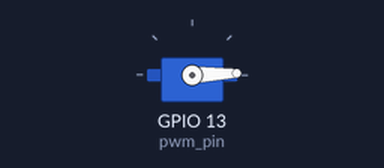
Bench run of a program on a simulated Raspberry Pi (BCM pin numbers). Shown: servo. Servo angles are drawn from the pulse width (0.5 ms = 0°, 2.5 ms = 180°); what the program prints to the terminal is not drawn.

Above: at 0.05 s.
At 1.8 s:
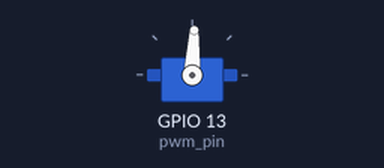
At 3.55 s:
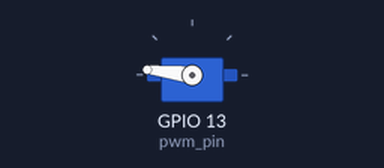
At 7.05 s:
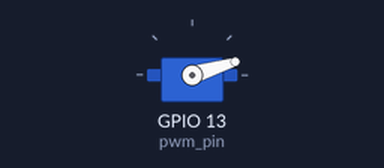
Timing chart, 0 to 9.6 s (numbered marks = the images above):
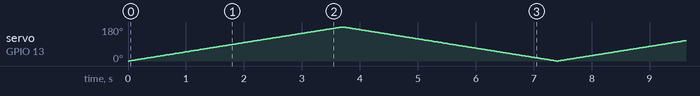

The program:

servos_test.py
```python
#硬件：RaspiberryPi 4B  + SG90舵机
#连接方式： pin2(5V) --- G90舵机 红色VCC
#          pin33(BCM:GPIO13) --- G90舵机 黄色DO
#          GND OV (board:pin39) ---  棕色GND
#内容: 运行程序，舵机持续运作180°
# GPIO 12、GPIO 13、GPIO 18和GPIO 19 是硬件PWM


import RPi.GPIO as GPIO
import time


def set_servo_angle(angle):
    # 将角度转换为对应的占空比
    global min_duty_cycle
    global max_duty_cycle
    duty_cycle = (angle / 180.0) * (max_duty_cycle - min_duty_cycle) + min_duty_cycle
    print(duty_cycle)
    duty_cycle = max(min_duty_cycle, min(duty_cycle, max_duty_cycle))  # 限制占空比在有效范围内
    print(duty_cycle)
    pwm.ChangeDutyCycle(duty_cycle)

GPIO.setmode(GPIO.BCM)
pwm_pin = 13


# 设置舵机的最小和最大角度对应的占空比（这些值可能需要根据实际情况调整）
min_duty_cycle = 2.5  # 对应大约0度
max_duty_cycle = 12.5 # 对应大约180度

# 初始化GPIO通道为PWM输出
GPIO.setup(pwm_pin, GPIO.OUT)
pwm = GPIO.PWM(pwm_pin, 50)
pwm.start(0)  # 初始占空比为0
while True:
    try:
        # 循环测试舵机从0度到180度
        for angle in range(0, 181):
            set_servo_angle(angle)
            time.sleep(0.02)  # 稍微等待一下，以便观察舵机的动作
        for angle in range(180, -1, -1):
            set_servo_angle(angle)
            time.sleep(0.02)  # 稍微等待一下，以便观察舵机的动作
    except KeyboardInterrupt:
        break

pwm.stop()
GPIO.cleanup()
```
